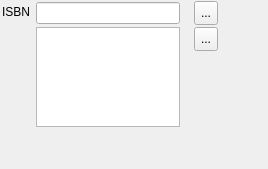
              <widget class="QFrame" name="frame_3">
               <property name="sizePolicy">
                <sizepolicy hsizetype="Preferred" vsizetype="Preferred">
                 <horstretch>0</horstretch>
                 <verstretch>0</verstretch>
                </sizepolicy>
               </property>
               <property name="maximumSize">
                <size>
                 <width>16777215</width>
                 <height>16777215</height>
                </size>
               </property>
               <property name="frameShape">
                <enum>QFrame::NoFrame</enum>
               </property>
               <property name="frameShadow">
                <enum>QFrame::Raised</enum>
               </property>
               <layout class="QHBoxLayout" name="horizontalLayout">
                <property name="spacing">
                 <number>1</number>
                </property>
                <property name="margin">
                 <number>1</number>
                </property>
                <item>
                 <widget class="QFrame" name="frame_5">
                  <property name="frameShape">
                   <enum>QFrame::NoFrame</enum>
                  </property>
                  <property name="frameShadow">
                   <enum>QFrame::Raised</enum>
                  </property>
                  <layout class="QVBoxLayout" name="verticalLayout_3">
                   <property name="spacing">
                    <number>1</number>
                   </property>
                   <property name="leftMargin">
                    <number>1</number>
                   </property>
                   <property name="topMargin">
                    <number>4</number>
                   </property>
                   <property name="rightMargin">
                    <number>1</number>
                   </property>
                   <property name="bottomMargin">
                    <number>1</number>
                   </property>
                   <item>
                    <widget class="QLabel" name="label_10">
                     <property name="text">
                      <string>ISBN</string>
                     </property>
                     <property name="alignment">
                      <set>Qt::AlignLeading|Qt::AlignLeft|Qt::AlignVCenter</set>
                     </property>
                    </widget>
                   </item>
                   <item>
                    <spacer name="verticalSpacer_2">
                     <property name="orientation">
                      <enum>Qt::Vertical</enum>
                     </property>
                     <property name="sizeHint" stdset="0">
                      <size>
                       <width>20</width>
                       <height>40</height>
                      </size>
                     </property>
                    </spacer>
                   </item>
                  </layout>
                 </widget>
                </item>
                <item>
                 <widget class="QFrame" name="frame_2">
                  <property name="frameShape">
                   <enum>QFrame::NoFrame</enum>
                  </property>
                  <property name="frameShadow">
                   <enum>QFrame::Raised</enum>
                  </property>
                  <layout class="QVBoxLayout" name="verticalLayout">
                   <property name="spacing">
                    <number>3</number>
                   </property>
                   <property name="leftMargin">
                    <number>4</number>
                   </property>
                   <property name="topMargin">
                    <number>1</number>
                   </property>
                   <property name="rightMargin">
                    <number>4</number>
                   </property>
                   <property name="bottomMargin">
                    <number>1</number>
                   </property>
                   <item>
                    <widget class="QLineEdit" name="lineEditIsbn">
                     <property name="minimumSize">
                      <size>
                       <width>144</width>
                       <height>0</height>
                      </size>
                     </property>
                     <property name="maximumSize">
                      <size>
                       <width>144</width>
                       <height>16777215</height>
                      </size>
                     </property>
                    </widget>
                   </item>
                   <item>
                    <widget class="QListWidget" name="listWidgetISBNs">
                     <property name="minimumSize">
                      <size>
                       <width>144</width>
                       <height>0</height>
                      </size>
                     </property>
                     <property name="maximumSize">
                      <size>
                       <width>144</width>
                       <height>100</height>
                      </size>
                     </property>
                    </widget>
                   </item>
                   <item>
                    <spacer name="verticalSpacer_4">
                     <property name="orientation">
                      <enum>Qt::Vertical</enum>
                     </property>
                     <property name="sizeHint" stdset="0">
                      <size>
                       <width>20</width>
                       <height>40</height>
                      </size>
                     </property>
                    </spacer>
                   </item>
                  </layout>
                 </widget>
                </item>
                <item>
                 <widget class="QFrame" name="frame_4">
                  <property name="frameShape">
                   <enum>QFrame::NoFrame</enum>
                  </property>
                  <property name="frameShadow">
                   <enum>QFrame::Raised</enum>
                  </property>
                  <layout class="QVBoxLayout" name="verticalLayout_2">
                   <property name="spacing">
                    <number>2</number>
                   </property>
                   <property name="topMargin">
                    <number>0</number>
                   </property>
                   <item>
                    <widget class="QToolButton" name="toolButtonAddIsbn">
                     <property name="minimumSize">
                      <size>
                       <width>24</width>
                       <height>24</height>
                      </size>
                     </property>
                     <property name="toolTip">
                      <string>Добавить ISBN в список</string>
                     </property>
                     <property name="text">
                      <string>...</string>
                     </property>
                     <property name="icon">
                      <iconset>
                       <normaloff>:/icons/add_22.png</normaloff>:/icons/add_22.png</iconset>
                     </property>
                     <property name="iconSize">
                      <size>
                       <width>16</width>
                       <height>16</height>
                      </size>
                     </property>
                    </widget>
                   </item>
                   <item>
                    <widget class="QToolButton" name="toolButtonRemoveIsbn">
                     <property name="minimumSize">
                      <size>
                       <width>24</width>
                       <height>24</height>
                      </size>
                     </property>
                     <property name="toolTip">
                      <string>Удалить ISBN из списка</string>
                     </property>
                     <property name="text">
                      <string>...</string>
                     </property>
                     <property name="icon">
                      <iconset>
                       <normaloff>:/icons/list_remove_22.png</normaloff>:/icons/list_remove_22.png</iconset>
                     </property>
                     <property name="iconSize">
                      <size>
                       <width>16</width>
                       <height>16</height>
                      </size>
                     </property>
                    </widget>
                   </item>
                   <item>
                    <spacer name="verticalSpacer">
                     <property name="orientation">
                      <enum>Qt::Vertical</enum>
                     </property>
                     <property name="sizeHint" stdset="0">
                      <size>
                       <width>20</width>
                       <height>40</height>
                      </size>
                     </property>
                    </spacer>
                   </item>
                  </layout>
                 </widget>
                </item>
                <item>
                 <spacer name="horizontalSpacer_5">
                  <property name="orientation">
                   <enum>Qt::Horizontal</enum>
                  </property>
                  <property name="sizeHint" stdset="0">
                   <size>
                    <width>40</width>
                    <height>20</height>
                   </size>
                  </property>
                 </spacer>
                </item>
               </layout>
              </widget>
